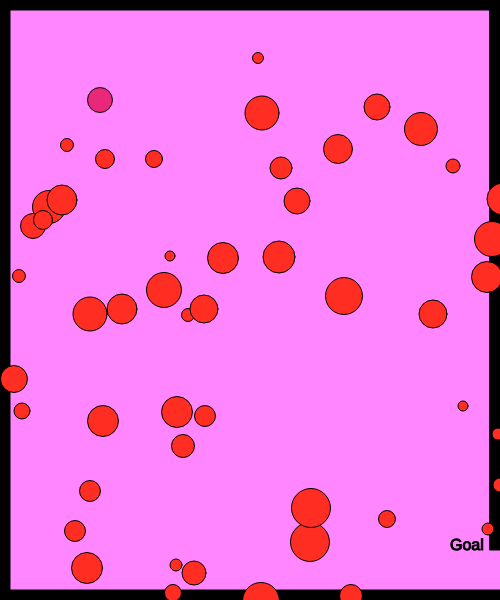
Frame 1 (no input)
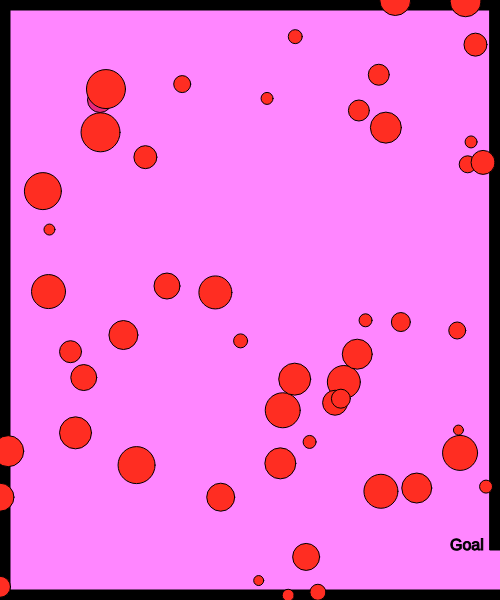
Frame 60 (no input)
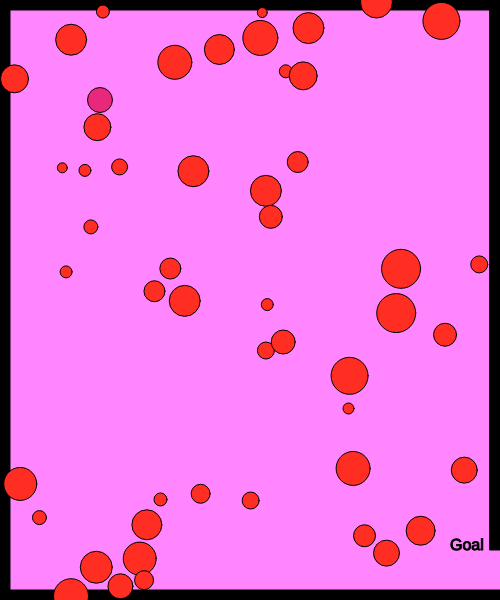
Frame 120 (the mouse pressed at the canvas centre since frame 60)

The p5.js sketch that drew these frames (run headless with seeded random() and noise() and a simulated clock; from frame 60 on, the mouse is pressed at the canvas centre):

// p5.js sketch
// ── sketch.js
// x and y for my character
var characterX = 100;
var characterY = 100;
// define the key codes for each letter
var w = 87;
var s = 83;
var a = 65;
var d = 68;

// x and y for a shape
var shapeX = 30;
var shapeY = 50;

var shapeXs = [];
var shapeYs = [];
var diameters = [];

var shapeXSpeeds = [];
var shapeYSpeeds = [];

// create a shape when the mouse is clicked
var mouseShapeX;
var mouseShapeY;

function setup() {
  createCanvas(500, 600);
  //gets a random speed when the it first start
  for (var i = 0; i < 50; i++) {
    shapeXSpeeds[i] = Math.floor(Math.random() * (Math.floor(Math.random() * 5)) + 1);
    shapeYSpeeds[i] = Math.floor(Math.random() * (Math.floor(Math.random() * 5)) + 1);
    shapeXs[i] = getRandomNumber(500);
    shapeYs[i] = getRandomNumber(600);
    diameters[i] = getRandomNumber(30);
   }

    createCharacter(200,350);
}

function draw() {
  background(340,134,478);
  stroke(0);
  fill(0);

  // call createBorders function 
  createBorders(10);

  // exit message
  textSize(16);
  text("Goal", width-50,height-50)

  //createCharacter(200,350);
  drawcharacter();
  characterMovment();


  //potential enemy
  fill(665,45,34);
  // draw the shape
  for (var i = 0; i < shapeXs.length; i++) {
    circle(shapeXs[i], shapeYs[i], diameters[i]);
shapeXSpeeds[i] = random(4,6);
shapeYSpeeds[i] = random(1,5);



  // move the shape
  shapeXs[i] += shapeXSpeeds[i];
  shapeYs[i] += shapeYSpeeds[i];
  // check to see if the shape has gone out of bounds
  if(shapeXs[i] > width) {
     shapeXs[i] = 0;
  }
  if(shapeXs[i] < 0) {
     shapeXs[i] = width;
  }
  if(shapeYs[i] > height) {
     shapeYs[i] = 0;
  }
  if(shapeYs[i] < 0) {
     shapeYs[i] = height
  }
}
    //check to see if the charater has left the exit
  if(characterX > width && characterY > width - 50) {
    fill(0);
    stroke(5);
    textSize(26);
    text("Yippie!", width/2-50, height/2-50);
  }
  
  //create the shape based on the mouse click
  fill(220,330,140);
  circle(mouseShapeX, mouseShapeY, 25);
}

function characterMovment() {
 //handle the keys 
 if(keyIsDown(w)) {
   characterY -= 10;
 }
 if(keyIsDown(s)) {
   characterY += 10;
 }
 if(keyIsDown(a)) {
   characterX -= 10;
   console.log("movement: " + characterX);
 }
 if(keyIsDown(d)) {
   characterX += 10;
 }
}

function createCharacter(x,y) {
  charaterX = x;
  character = y;
}

function drawcharacter() {
    fill(234, 40,123);
    circle(characterX, characterY, 25)
}

function createBorders(thickness) {
 // top border
 rect(0,0,width,thickness);
 // left border
 rect(0,0,thickness,height);
 // bottom border
 rect(0, height-thickness,width, thickness);
 // right border
 rect(width-thickness,0,thickness,height-50);
}

function mouseClicked() {
    mouseShapeX = mouseX;
    mouseShapeY = mouseY;
}

function getRandomNumber(number) {
    return Math.floor(Math.random() * number) + 10;
}
